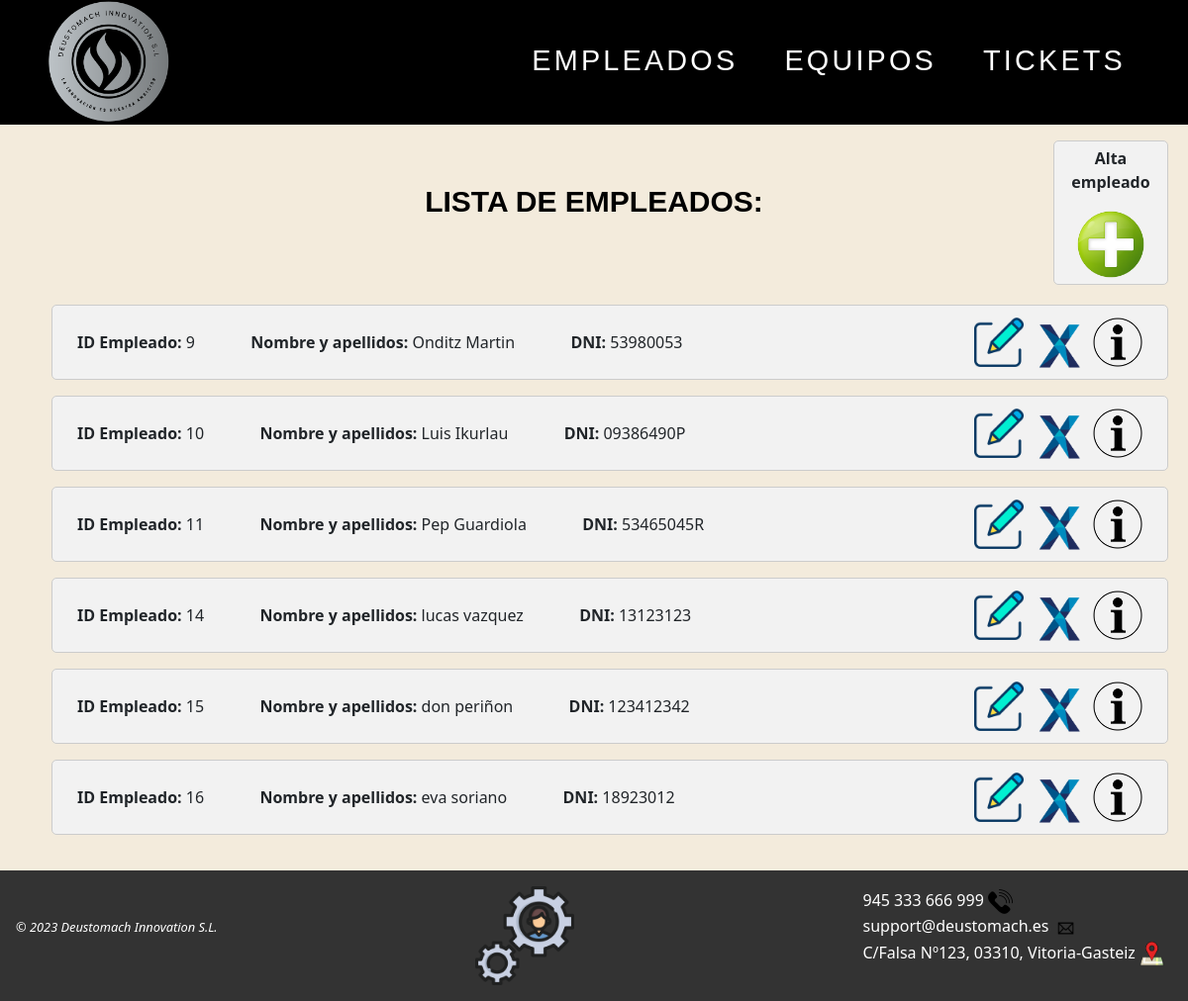
Page /AppWeb/listadoEmpleados/ on the earlier database version.
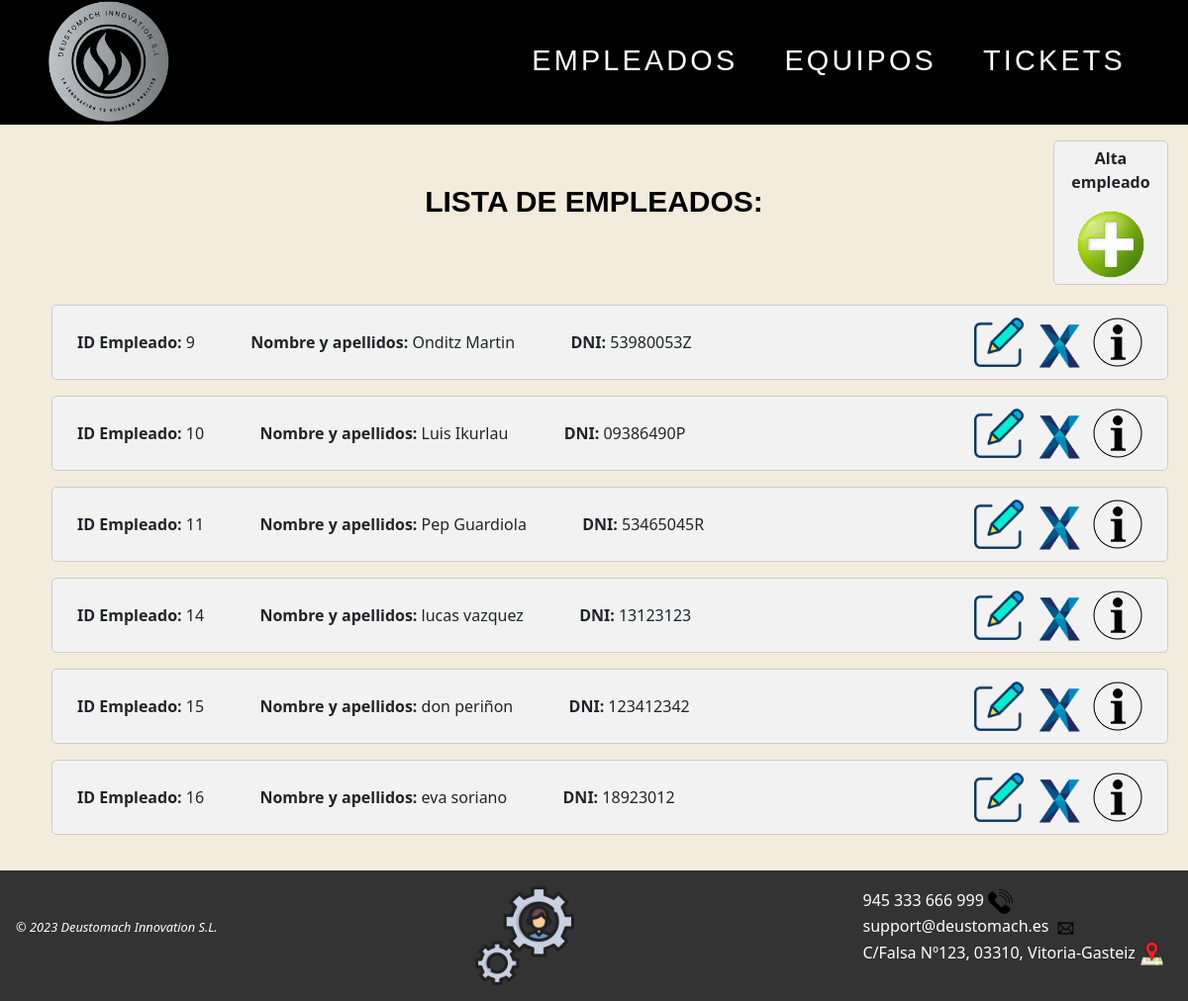
Same page on the later database version.
### AppWeb/models.py (models this page shows, shortened)
class Empleado(models.Model):
    dni = models.CharField(max_length=9, unique=True)
    nombre = models.CharField(max_length=15)
    apellidos = models.CharField(max_length=25)
    email = models.CharField(max_length=30)
    telefono = models.IntegerField(default=0)

### AppWeb/views.py (the view)
# urls.py: path('AppWeb/listadoEmpleados/', ListaEmpleado.as_view(), name='listado-empleado'),
class ListaEmpleado(ListView):
    model = Empleado
    template_name = 'listadoEmpleados.html'

### AppWeb/Templates/listadoEmpleados.html
{% extends "homeEmpleados.html" %}
{% load static %}
{% block contenido %}
<div class="contenido">
    <div id="totalalta">
        <div id="titulos">
            <h1>LISTA DE EMPLEADOS:</h1>
        </div>
        <div id="mas">
            <p><b>Alta empleado</b></p>
            <a href="{% url 'gestion:crear-empleado' %}"><img class="centrado" src="{% static 'images/añadirusr.png' %}"
                    width="70px" title="Crear un empleado nuevo"></a>
        </div>
    </div>
    {% if object_list %}
    {% for emp in object_list %}
    <ul>
        <div class="objetos">
            <span><b>ID Empleado: </b>{{emp.id}} </span> &emsp;&emsp;&emsp;
            <span><b>Nombre y apellidos: </b>{{emp.nombre}} {{emp.apellidos}} </span> &emsp;&emsp;&emsp;
            <span><b>DNI: </b>{{ emp.dni }} </span>
            <a id="objetos1" href="{% url 'gestion:detalle-empleado' emp.id %}"><img
                    src="{% static 'images/info.png' %}" title="Pulsa para ver los detalles del empleado"
                    width="50px"></a>
            <a id="objetos1" href="{% url 'gestion:borrar-empleado' emp.id %}"><img
                    src="{% static 'images/delete.png' %}" title="Haz clic para eliminar al empleado" width="50px"></a>
            <a id="objetos1" href="{% url 'gestion:modificar-empleado' emp.id %}"><img
                    src="{% static 'images/editar.png' %}" title="Haz clic para editar este empleado" width="50px"></a>
        </div>
    </ul>
    {% endfor %}
    {% else %}
    <h1>No hay empleados disponibles</h1>
    {% endif %}
</div>
{% endblock %}

### AppWeb/Templates/homeEmpleados.html (shortened to what this page needs)
{% load static %}
<!DOCTYPE html>
<html lang="en">
<head>
    <link href="https://cdn.jsdelivr.net/npm/bootstrap@5.1.3/dist/css/bootstrap.min.css" rel="stylesheet"
>
    <link rel="stylesheet" href="{% static 'css/Estilo.css' %}">
</head>
<body>
    <header>
        <nav class="navbar">
            <a href="{% url 'gestion:listado-empleado' %}"><img class="logo" src="{% static 'images/LOGO.png' %}"
                    title="Logo de la empresa" alt="Logo"></a>
            <ul class="nav-menu">
                <div class="enlaces">
                    <li><a class="nav-link" href="{% url 'gestion:listado-empleado' %}" class="active">Empleados</a>
                    </li>
                    <li><a class="nav-link" href="{% url 'gestion:listado-equipo' %}">Equipos</a></li>
                    <li><a class="nav-link" href="{% url 'gestion:listado-ticket' %}">Tickets</a></li>
                </div>
            </ul>
        </nav>
    </header>
    <main class="main">
        {% block contenido %} {% endblock %}
    </main>
    <footer>
        <div class="piePagina">
            <p id="proteccion"><em>© 2023 Deustomach Innovation S.L.</em></p>
            <a id="admin" href="http://127.0.0.1:8000/admin/"><img id="logo_admin" src="{% static 'images/admin.png' %}"
                    title="Administración"></a>
            <ul id="otros">
                <li>945 333 666 999 <img class="logoInferior" src="{% static 'images/tlf.png' %}"
                        title="imagen de un teléfono"></a></li>
                <li>support@deustomach.es <img class="logoInferior" src="{% static 'images/mail.png' %}"
                        title="imagen de un mail"></a></li>
                <li>C/Falsa Nº123, 03310, Vitoria-Gasteiz <img class="logoInferior" src="{% static 'images/mapa.png' %}"
                        title="imagen de un mapa"></a></li>
            </ul>
        </div>
    </footer>
</body>
</html>

### AppWeb/static/css/Estilo.css (style rules this page uses)
.navbar { background-color: black; padding: 0 2rem; }
.nav-menu { display: flex; list-style: none; gap: 1.5rem; align-items: center; }
.nav-link { font-family: sans-serif; font-size: 1.8rem; text-decoration: none; color: white; letter-spacing: 0.2rem; }
.nav-link::after { content: ''; display: block; width: 0; height: 2px; background: #C1BDB3; transition: width .3s; }
.logo { width: 150px; object-fit: contain; }
header nav { display: flex; text-decoration: none; }
img { max-width: 100%; height: auto; }
body { background-color: #f3ebdc; position: relative; display: flex; flex-direction: column; min-height: 100vh; }
#totalalta { display: inline; margin-top: auto; }
#titulos { margin-top: 40px; margin-bottom: -100px; }
#mas { margin-left: auto; margin-right: 0; margin-bottom: 20px; padding: 5px; background-color: #f2f2f2; border-radius: 5px; border: 1px solid #ccc; max-width: 10%; text-align: center; }
nav ul { display: flex; justify-content: right; margin: 0%; margin-bottom: 0px; }
nav ul li { list-style: none; margin-bottom: 0px; }
nav ul li a { font-family: cursive; display: block; margin-right: 15px; padding: 0 40px; text-decoration: wavy; text-transform: uppercase; line-height: 45px; margin-bottom: 0px; color: black; }
.enlaces { display: flex; align-items: right; }
footer { background-color: #333; color: #fff; margin-top: auto; }
.piePagina { display: flex; justify-content: space-between; align-items: center; padding: 1rem; }
#proteccion { font-size: 0.8rem; }
.logoInferior { width: 25px; height: 25px; margin-right: 0.5rem; }
#logo_admin { width: 100px; }
#otros { list-style: none; }
.contenido { margin: 0 auto; max-width: 1400px; padding: 20px; }
h1 { font-weight: 700; color: black; font-family: sans-serif; font-size: 30px; text-align: center; margin-bottom: 20px; }
#objetos1 { margin-left: 10px; margin-top: -13px; float: right; }
.objetos { justify-content: space-between; background-color: #f2f2f2; padding: 25px; border-radius: 5px; border: 1px solid #ccc; }
a { color: white; text-decoration: none; }

Differences in the rows shown:
changed Empleado "Onditz": dni "53980053" → "53980053Z"
